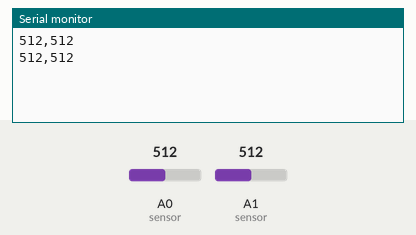
A sketch run on a simulated Arduino Uno, built with avr-gcc and run on an emulated ATmega328P. Shown: the last lines printed to the serial monitor. Inputs (shaded band) come from the test bench; at power-on: A0 (sensor) = 512, A1 (sensor) = 512.

Above: at 2.8 s.
2.9 s: A0 (sensor) set to 716
At 5.2 s:
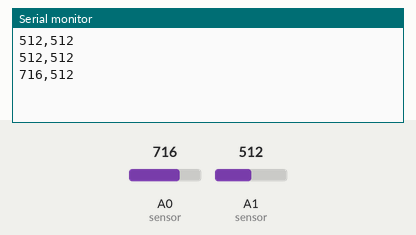
5.6 s: A1 (sensor) set to 716
At 7.0 s:
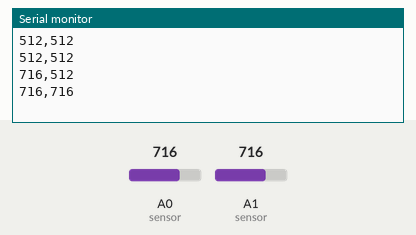
8.3 s: A0 (sensor) set to 900
At 10.8 s:
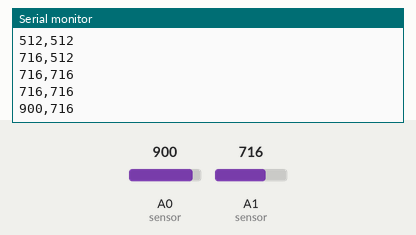
11.0 s: A1 (sensor) set to 900
At 12.9 s:
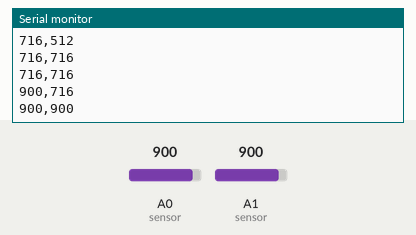
Timing chart, 0 to 14.4 s (numbered marks = the images above; inputs shaded):
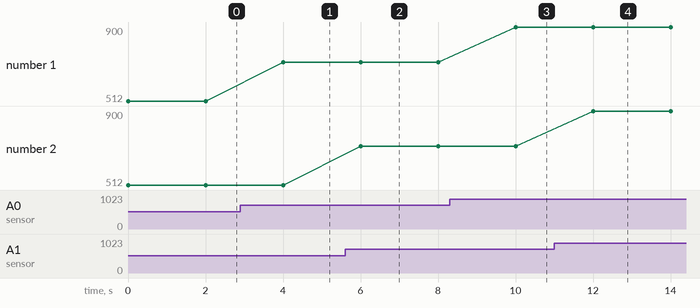

The sketch:

Megaboard.ino
```cpp
void setup() {
  Serial.begin(9600); // Initialize serial communication at 9600 bps.
}

void loop() {
  int turbidityValue = analogRead(A0); // Read the turbidity sensor value from pin A0
  int pHValue = analogRead(A1); // Read the pH sensor value from pin A1

  // Format the sensor data as a comma-separated string
  String sensorData = String(turbidityValue) + "," + String(pHValue);

  Serial.println(sensorData); // Send the sensor data over serial

  delay(2000); // Wait for 2 seconds before sending the next set of data
}
```

Measured:
- after the input at 2.9 s, the serial monitor: prints a new line after 1.1 s (image 1)
- after the input at 5.6 s, the serial monitor: prints a new line after 0.40 s (image 2)
- after the input at 8.3 s, the serial monitor: prints a new line after 1.7 s (image 3)
- after the input at 11.0 s, the serial monitor: prints a new line after 1.0 s (image 4)
- plotted number 1: 512 → 716 after the input at 2.9 s, 716 → 900 after the input at 8.3 s
